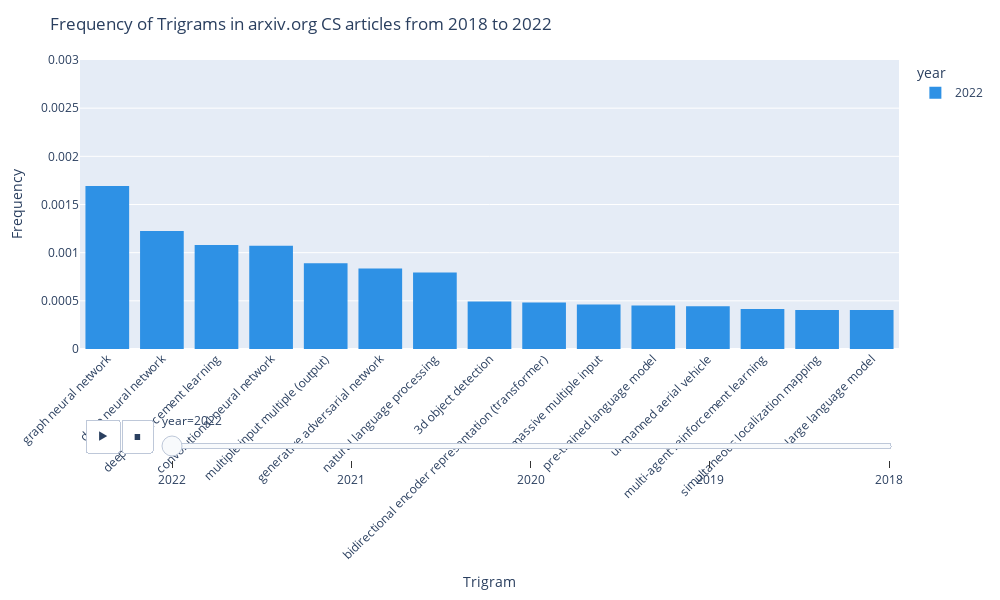

Write notebook code for a chart like this one.
### Code cell
import plotly.express as px

fig = px.histogram(table_freq[:15].melt(id_vars='Trigram', var_name='year', value_name='frequency'), 
                   x='Trigram', y='frequency', color='year',
                   color_discrete_sequence=px.colors.qualitative.Dark24,
                   nbins=len(table_freq['Trigram'].unique()),
                   animation_frame='year')

fig.update_layout(title='Frequency of Trigrams in arxiv.org CS articles from 2018 to 2022',
                  xaxis_title='Trigram',
                  yaxis_title='Frequency',
                  xaxis_tickangle=-45,
                  xaxis_tickformat = '%',
                  yaxis=dict(range=[0, 0.003]),
                  height=600,
                  width=1000)

#fig.update_traces(texttemplate='%{y:.2%}', textposition='outside')

fig.show()
#py.plot(fig, filename = 'trigram_frequency_v2', auto_open=True)
#fig.write_html('trigram_frequency_v2.html', auto_open=True)

#import plotly.io as pio
pio.write_html(fig, file='trigram_frequency.html', auto_open=True)

### Figure 1 — Plotly figure (JSON) as saved in the notebook; plotly's stock layout.template omitted (floating-point values rounded to 4 significant figures)
{"data": [{"alignmentgroup": "True", "bingroup": "x", "histfunc": "sum", "hovertemplate": "year=2022<br>Trigram=%{x}<br>sum of frequency=%{y}<extra></extra>", "legendgroup": "2022", "marker": {"color": "#2E91E5", "pattern": {"shape": ""}}, "name": "2022", "nbinsx": 1000, "offsetgroup": "2022", "orientation": "v", "showlegend": true, "type": "histogram", "x": ["graph neural network", "deep neural network", "deep reinforcement learning", "convolutional neural network", "multiple input multiple (output)", "generative adversarial network", "natural language processing", "3d object detection", "bidirectional encoder representation (transformer)", "massive multiple input", "pre-trained language model", "unmanned aerial vehicle", "multi-agent reinforcement learning", "simultaneous localization mapping", "large language model"], "xaxis": "x", "y": [0.001693, 0.001225, 0.00108, 0.001072, 0.0008897, 0.0008348, 0.0007943, 0.0004939, 0.0004824, 0.0004622, 0.0004506, 0.0004448, 0.0004159, 0.0004044, 0.0004044], "yaxis": "y"}], "layout": {"barmode": "relative", "height": 600, "legend": {"title": {"text": "year"}, "tracegroupgap": 0}, "margin": {"t": 60}, "sliders": [{"active": 0, "currentvalue": {"prefix": "year="}, "len": 0.9, "pad": {"b": 10, "t": 60}, "steps": [{"args": [["2022"], {"frame": {"duration": 0, "redraw": true}, "fromcurrent": true, "mode": "immediate", "transition": {"duration": 0, "easing": "linear"}}], "label": "2022", "method": "animate"}, {"args": [["2021"], {"frame": {"duration": 0, "redraw": true}, "fromcurrent": true, "mode": "immediate", "transition": {"duration": 0, "easing": "linear"}}], "label": "2021", "method": "animate"}, {"args": [["2020"], {"frame": {"duration": 0, "redraw": true}, "fromcurrent": true, "mode": "immediate", "transition": {"duration": 0, "easing": "linear"}}], "label": "2020", "method": "animate"}, {"args": [["2019"], {"frame": {"duration": 0, "redraw": true}, "fromcurrent": true, "mode": "immediate", "transition": {"duration": 0, "easing": "linear"}}], "label": "2019", "method": "animate"}, {"args": [["2018"], {"frame": {"duration": 0, "redraw": true}, "fromcurrent": true, "mode": "immediate", "transition": {"duration": 0, "easing": "linear"}}], "label": "2018", "method": "animate"}], "x": 0.1, "xanchor": "left", "y": 0, "yanchor": "top"}], "title": {"text": "Frequency of Trigrams in arxiv.org CS articles from 2018 to 2022"}, "updatemenus": [{"buttons": [{"args": [null, {"frame": {"duration": 500, "redraw": true}, "fromcurrent": true, "mode": "immediate", "transition": {"duration": 500, "easing": "linear"}}], "label": "&#9654;", "method": "animate"}, {"args": [[null], {"frame": {"duration": 0, "redraw": true}, "fromcurrent": true, "mode": "immediate", "transition": {"duration": 0, "easing": "linear"}}], "label": "&#9724;", "method": "animate"}], "direction": "left", "pad": {"r": 10, "t": 70}, "showactive": false, "type": "buttons", "x": 0.1, "xanchor": "right", "y": 0, "yanchor": "top"}], "width": 1000, "xaxis": {"anchor": "y", "domain": [0, 1], "tickangle": -45, "tickformat": "%", "title": {"text": "Trigram"}}, "yaxis": {"anchor": "x", "domain": [0, 1], "range": [0, 0.003], "title": {"text": "Frequency"}}}}
